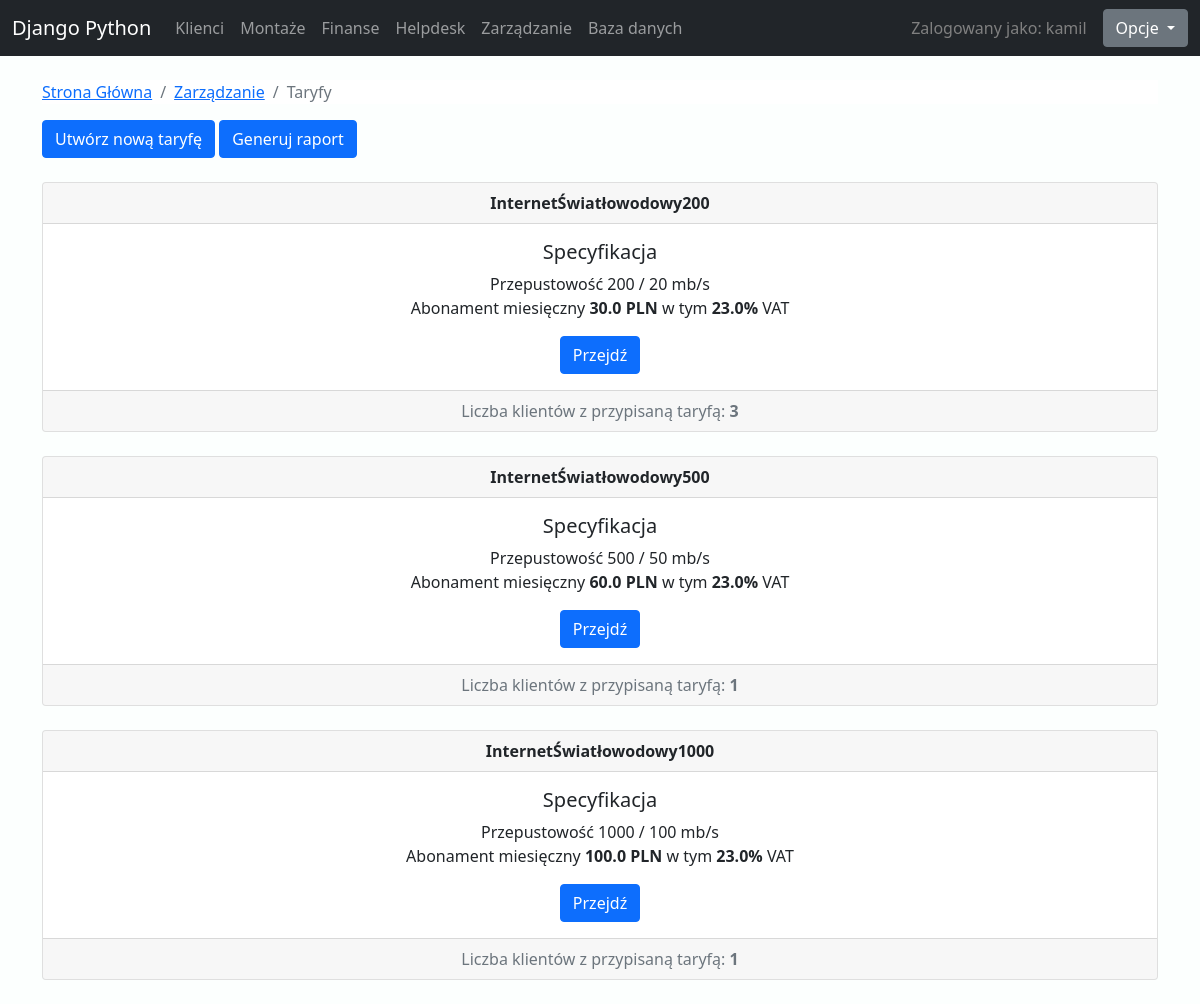
The page /zarzadzanie/spisTaryf/ (signed in) on the database its author committed.
### zarzadzanie/models.py (models this page shows, shortened)
class Taryfa(models.Model):
    nazwaTaryfy = models.CharField(max_length=100)
    pobieranie = models.CharField(max_length=20)
    wysylanie = models.CharField(max_length=20)
    cena = models.FloatField()
    podatek = models.FloatField()
    class Meta:
        verbose_name = "Taryfa"
        verbose_name_plural = "Taryfy"

### zarzadzanie/views.py (the view)
# urls.py: path('spisTaryf/', views.spisTaryf, name="spisTaryf"),
@login_required(login_url="logowanie")
def spisTaryf(request):
    taryfy = Taryfa.objects.all()
    liczbaKlientow = list()
    form = DodawanieNowejTaryfy(request.POST or None)
    if 'dodaj' in request.POST:
        if form.is_valid():
            form.save()
            return HttpResponseRedirect(request.path_info)
        else:
            form = DodawanieNowejTaryfy
    for taryfa in taryfy:
        klienci = Klient.objects.filter(taryfa = taryfa)
        liczbaKlientow.append(klienci.count())
    taryfaLiczba = zip(taryfy, liczbaKlientow)
    return render(request, 'zarzadzanie/spisTaryf.html', {'form': form, 'taryfaLiczba':taryfaLiczba})

### templates/zarzadzanie/spisTaryf.html (shortened to what this page needs)
{% extends 'glowna/szablon.html' %}
{%block content %}
<nav style="background-color:white;" aria-label="breadcrumb">
    <ol class="breadcrumb">
      <li class="breadcrumb-item"><a href="{% url 'glowna' %}">Strona Główna</a></li>
      <li class="breadcrumb-item"><a href="{% url 'zarzadzanie' %}">Zarządzanie</a></li>
      <li class="breadcrumb-item active" aria-current="page">Taryfy</li>
    </ol>
</nav>
<button type="button" class="btn btn-primary" data-bs-toggle="modal" data-bs-target="#staticBackdropTaryfa">
  Utwórz nową taryfę
</button>
<a href="{% url 'generuj_raport' %}"><button type="button" class="btn btn-primary" data-dismiss="modal">Generuj raport</button></a>
<br><br>
{% for taryfa, liczba in taryfaLiczba%}
<div class="card text-center">
    <div class="card-header">
      <b>{{taryfa.nazwaTaryfy}}</b>
    </div>
    <div class="card-body">
      <h5 class="card-title">Specyfikacja</h5>
      <p class="card-text">Przepustowość {{taryfa.pobieranie}} / {{taryfa.wysylanie}} mb/s <br>
      Abonament miesięczny <b>{{taryfa.cena}} PLN</b> w tym <b>{{taryfa.podatek}}%</b> VAT
      </p>
      <a href="{% url 'taryfaSzczegoly' taryfa.id %}" class="btn btn-primary">Przejdź</a>
    </div>
    <div class="card-footer text-muted">
      Liczba klientów z przypisaną taryfą: <b>{{liczba}}</b>
    </div>
  </div>
<br>
{% endfor %}
{% endblock %}

### templates/glowna/nawigacja.html (shortened to what this page needs)
<div class="sticky-top">
<nav class="navbar navbar-expand-lg navbar-dark bg-dark">
			<div class="container-fluid">
				<a href="{% url 'glowna'%}" class="navbar-brand">Django Python</a>
				<div class="collapse navbar-collapse" id="navbarSupportedContent">
					<ul class="navbar-nav me-auto mb-2 mb-lg-0">
							<li class="nav-item">
								<a class="nav-link" href="{% url 'klienci'%}">Klienci </a>
							</li>
							<li class="nav-item">
								<a class="nav-link" href="{% url 'montaze'%}">Montaże</a>
							</li>
							<li class="nav-item">
								<a class="nav-link" href="{% url 'finanse'%}">Finanse</a>
							</li>
							<li class="nav-item">
								<a class="nav-link" href="{% url 'zgloszenia'%}">Helpdesk</a>
							</li>
							<li class="nav-item">
								<a class="nav-link" href="{% url 'zarzadzanie'%}">Zarządzanie</a>
							</li>
							{% if request.user.is_superuser %}
							<li class="nav-item">
								<a class="nav-link" href="{% url 'admin:index' %}">Baza danych</a>
							</li>
							{% else %}
							<li class="nav-item">
								<a class="nav-link disabled" href="{% url 'admin:index' %}">Baza danych</a>
							</li>
							{% endif %}
					</ul>
						<span style="color:gray;"class="nav-link">Zalogowany jako: {{request.user}} </span>
						<div class="dropdown ">
							<button class="btn btn-secondary dropdown-toggle" type="button" id="dropdownMenuButton1" data-bs-toggle="dropdown" aria-expanded="false">
							Opcje
							</button>
						</div>
				</div>
			</div>
</nav>
</div>

### statyczne/szablonStyl.css (style rules this page uses)
body { background-color:rgb(252, 255, 254); }

### rows shown on the page
Taryfa: nazwaTaryfy "InternetŚwiatłowodowy200", pobieranie "200", wysylanie "20", cena "30.0", podatek "23.0", liczba "3"
Taryfa: nazwaTaryfy "InternetŚwiatłowodowy500", pobieranie "500", wysylanie "50", cena "60.0", podatek "23.0", liczba "1"
Taryfa: nazwaTaryfy "InternetŚwiatłowodowy1000", pobieranie "1000", wysylanie "100", cena "100.0", podatek "23.0", liczba "1"

### other values the page prints
{{ request.user }} "kamil"
